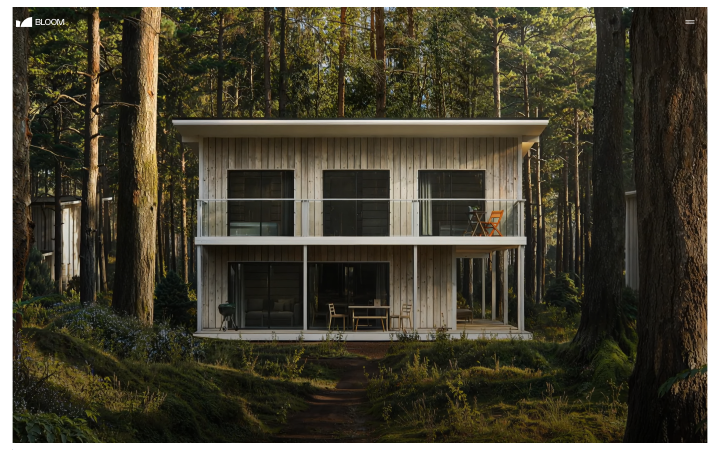
#> input picture audit/bloom/curtain_y0.png, 1440 x 900 px, found by its file name (shown at 1/2 size); its folder holds 4 pictures in this run
$ python verify_phase2.py
#> lines starting #> are read from the running program, lines starting #| are printed output that depends on the picture
#> (the call stopped at in capture_frames, `with sync_playwright() as p:`: playwright is not available in this run)
from playwright.sync_api import sync_playwright
from PIL import Image

def capture_frames():
    with sync_playwright() as p:
        browser = p.chromium.launch(channel="chrome", headless=True)

        # 1. Capture Bloom3D frames
        print("[1/3] Capturing Bloom3D scroll frames...")
        b_page = browser.new_page(viewport={"width": 1440, "height": 900})
        b_page.goto("https://www.bloom3d.studio/", wait_until="domcontentloaded")
        b_page.wait_for_timeout(2500)

        scroll_points = [0, 350, 700, 1100]
        for y in scroll_points:
            b_page.evaluate(f"window.scrollTo(0, {y})")
            b_page.wait_for_timeout(600)
            b_page.screenshot(path=f"audit/bloom/curtain_y{y}.png")

        b_page.close()

        # 2. Capture Arcade Architects frames
        print("[2/3] Capturing Arcade Architects scroll frames...")
        a_page = browser.new_page(viewport={"width": 1440, "height": 900})
        a_page.goto("http://localhost:5173/", wait_until="networkidle")
        a_page.wait_for_timeout(1500)

        for y in scroll_points:
            a_page.evaluate(f"window.scrollTo(0, {y})")
            a_page.wait_for_timeout(600)
            a_page.screenshot(path=f"audit/arcade/curtain_y{y}.png")

        a_page.close()
        browser.close()

def generate_comparisons():
    print("[3/3] Generating side-by-side comparison images...")
    scroll_points = [0, 350, 700, 1100]

    for y in scroll_points:
        b_img = Image.open(f"audit/bloom/curtain_y{y}.png").resize((1440, 900))
#> b_img is the input picture: PIL image 1440x900 RGB; mean R, G, B 71.8, 67.5, 52.1
        a_img = Image.open(f"audit/arcade/curtain_y{y}.png").resize((1440, 900))

        canvas = Image.new("RGB", (2880, 960), (20, 20, 22))
        canvas.paste(b_img, (0, 60))
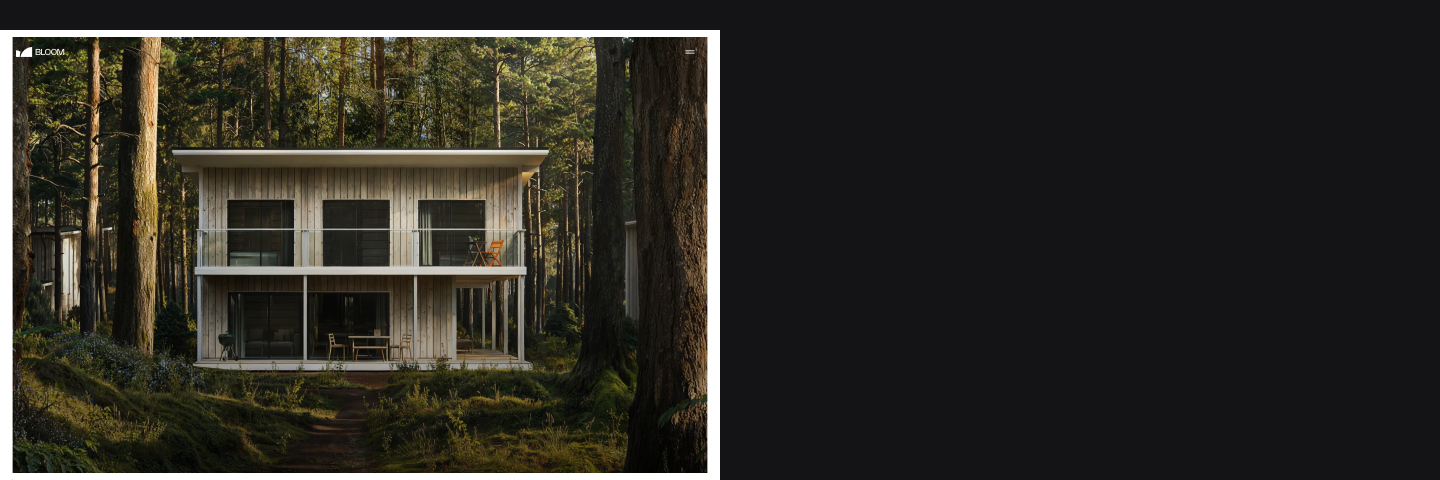
#> canvas: PIL image 2880x960 RGB (shown at 1/2 size); mean R, G, B 44.3, 42.3, 36.1
        canvas.paste(a_img, (1440, 60))
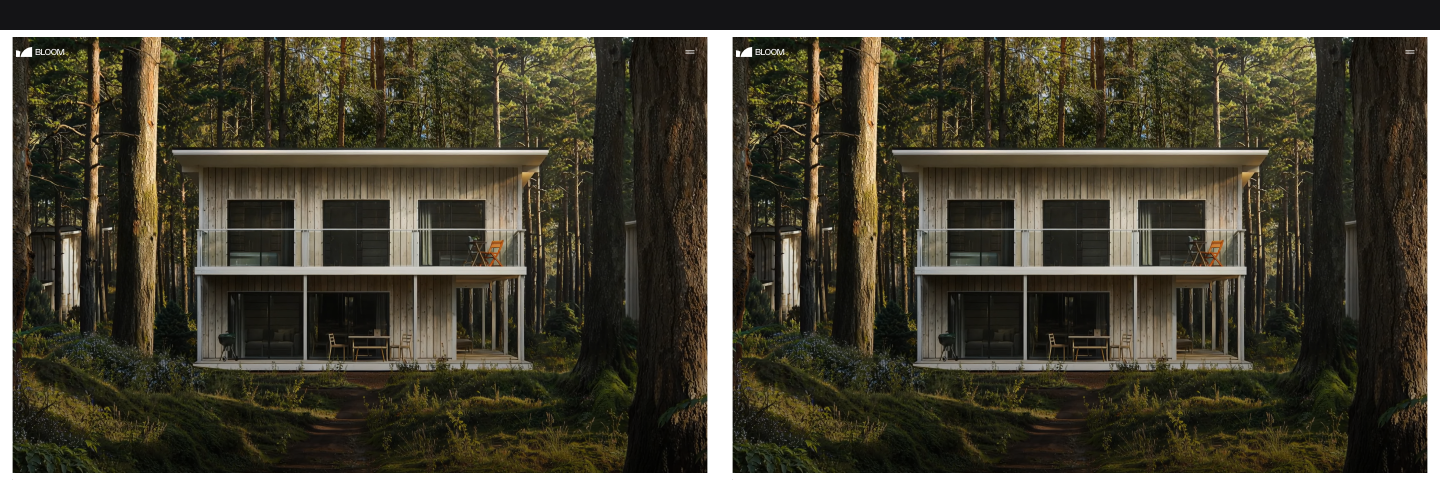
#> canvas: PIL image 2880x960 RGB (shown at 1/2 size); mean R, G, B 68.5, 64.6, 50.2

        out_path = f"audit/comparisons/comp_phase2_curtain_y{y}.png"
        canvas.save(out_path)
        print(f"Saved: {out_path}")
#> pass 2 of the loop in generate_comparisons, `for y in scroll_points:`:
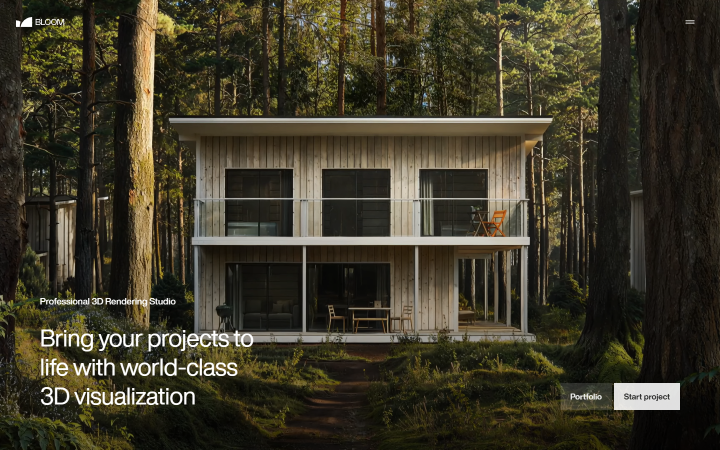
#> input picture audit/bloom/curtain_y350.png, 1440 x 900 px, found by its file name (shown at 1/2 size)
#> in generate_comparisons, b_img is the input picture: PIL image 1440x900 RGB; mean R, G, B 61.1, 56.5, 40.2
#> in generate_comparisons, `canvas.paste(b_img, (0, 60))`:
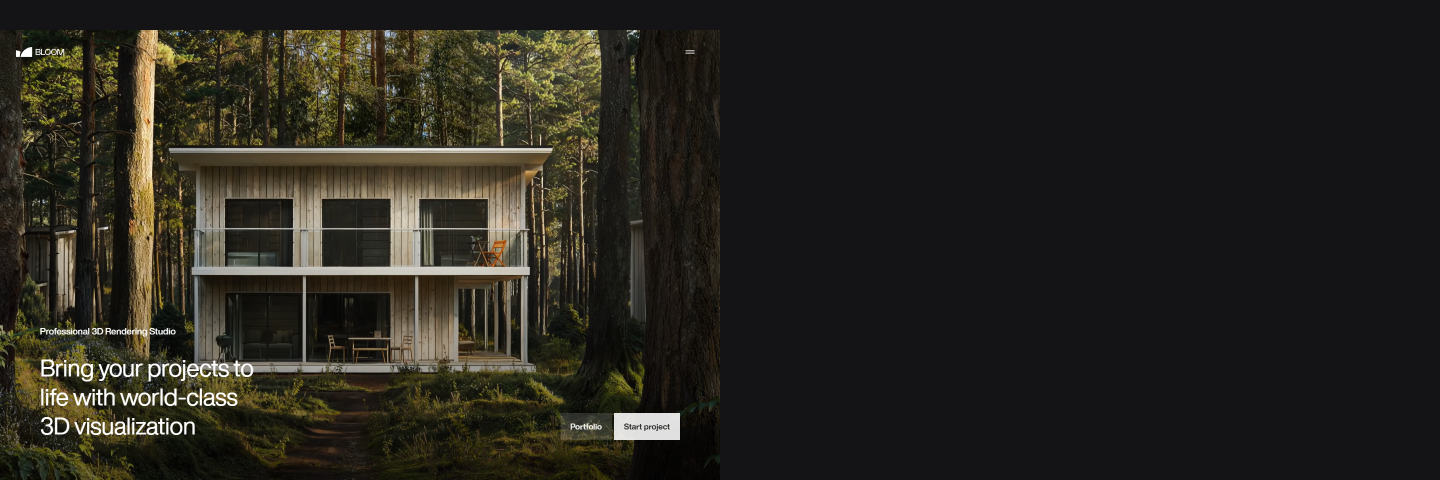
#> canvas: PIL image 2880x960 RGB (shown at 1/2 size); mean R, G, B 39.3, 37.1, 30.6
#> in generate_comparisons, `canvas.paste(a_img, (1440, 60))`:
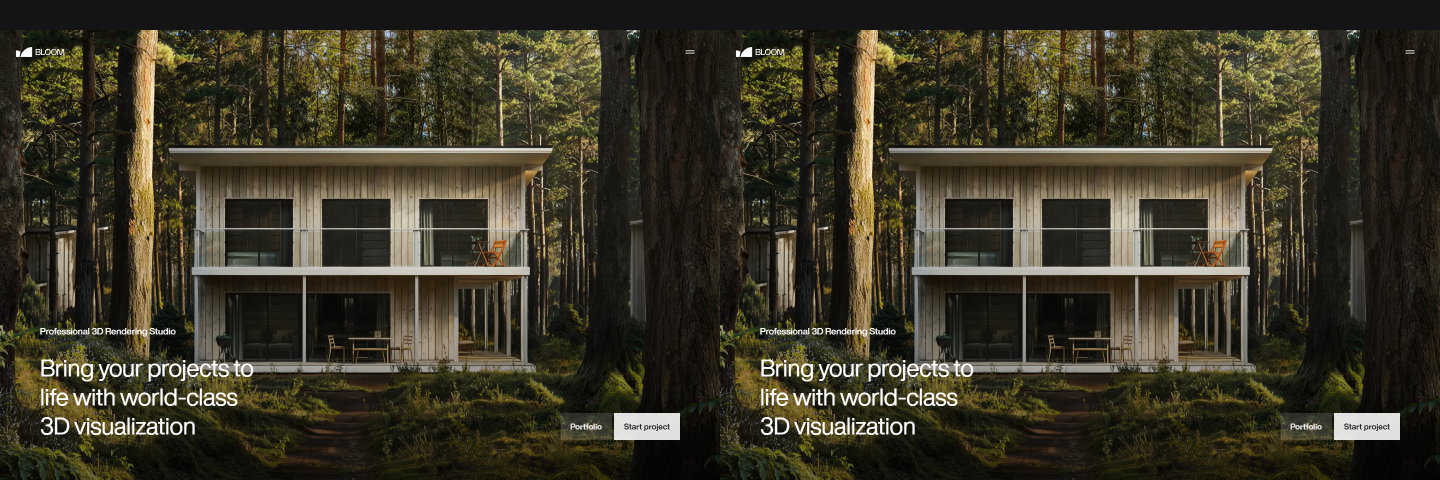
#> canvas: PIL image 2880x960 RGB (shown at 1/2 size); mean R, G, B 58.6, 54.2, 39.1
#> pass 3 of the loop in generate_comparisons, `for y in scroll_points:`:
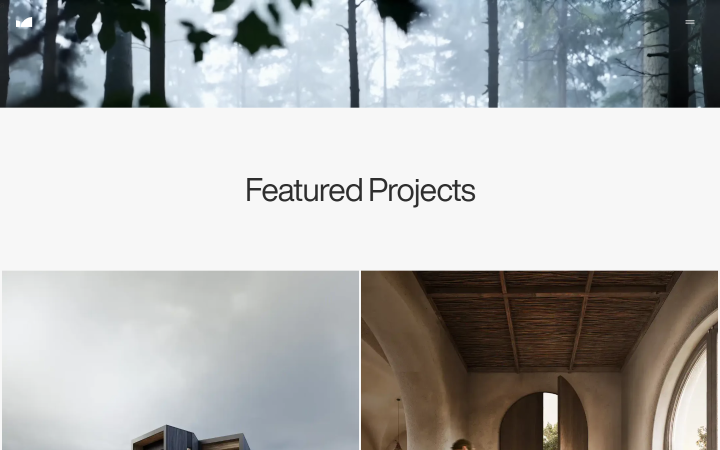
#> input picture audit/bloom/curtain_y700.png, 1440 x 900 px, found by its file name (shown at 1/2 size)
#> in generate_comparisons, b_img is the input picture: PIL image 1440x900 RGB; mean R, G, B 176.9, 177.7, 176.9
#> in generate_comparisons, `canvas.paste(b_img, (0, 60))`:
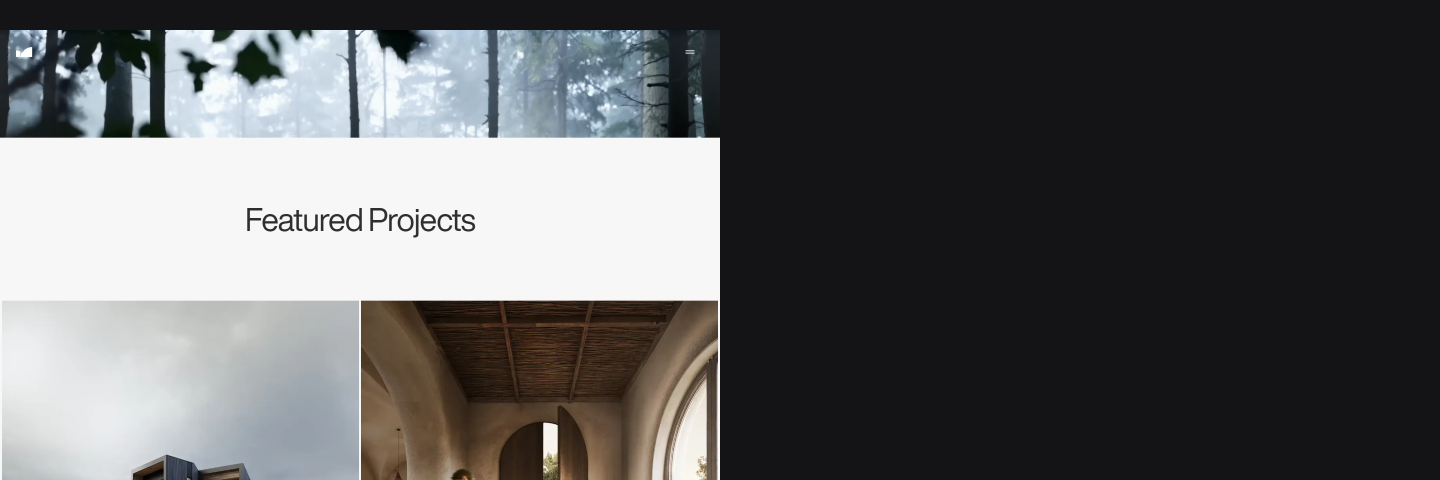
#> canvas: PIL image 2880x960 RGB (shown at 1/2 size); mean R, G, B 93.6, 93.9, 94.6
#> in generate_comparisons, `canvas.paste(a_img, (1440, 60))`:
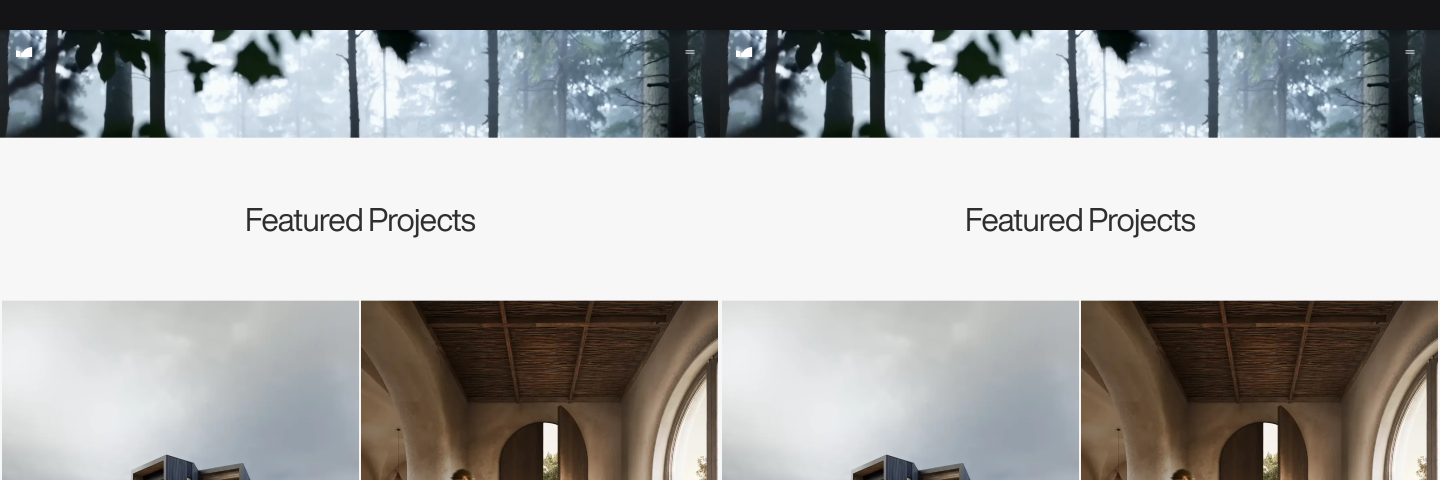
#> canvas: PIL image 2880x960 RGB (shown at 1/2 size); mean R, G, B 167.1, 167.8, 167.2
#> the loop made 4 passes; the first 3 are shown

if __name__ == "__main__":
    capture_frames()
    generate_comparisons()
